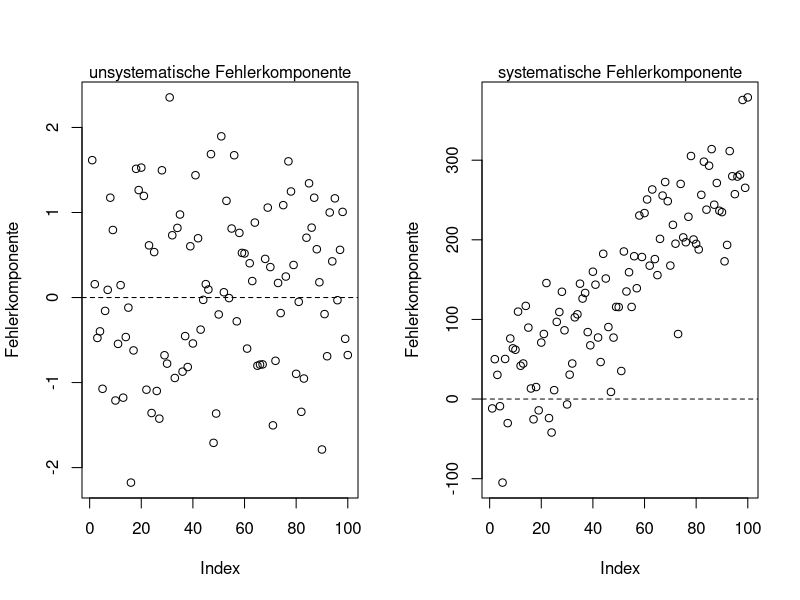
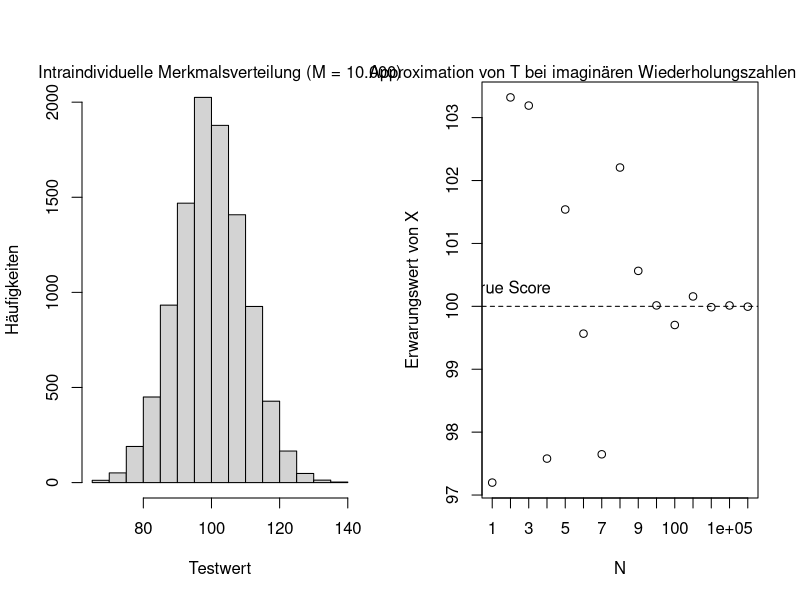
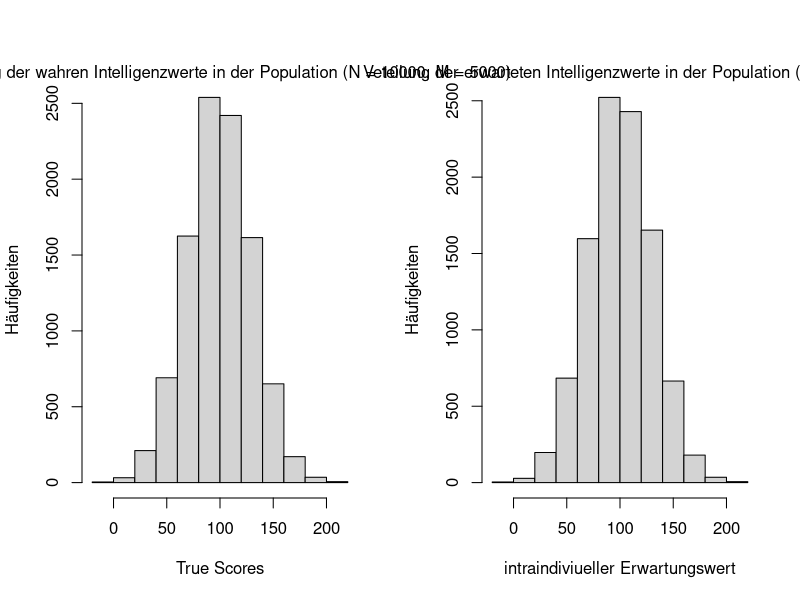
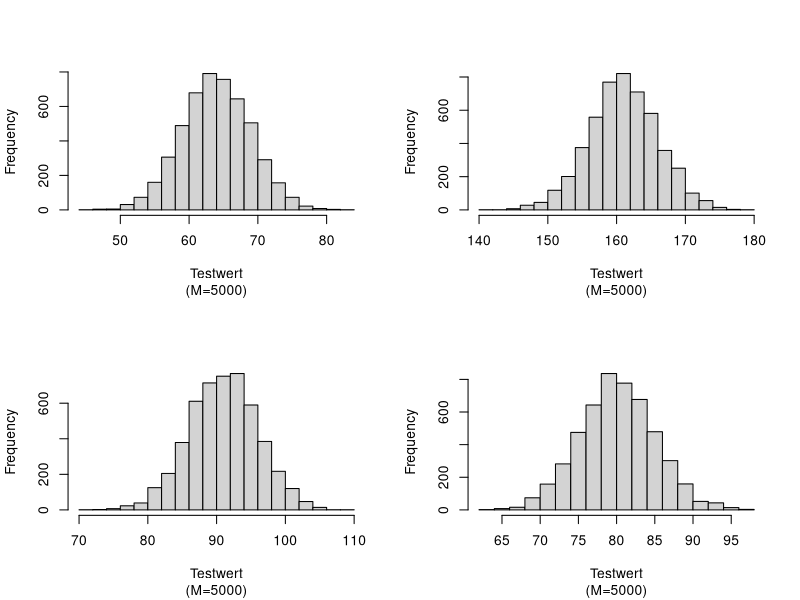
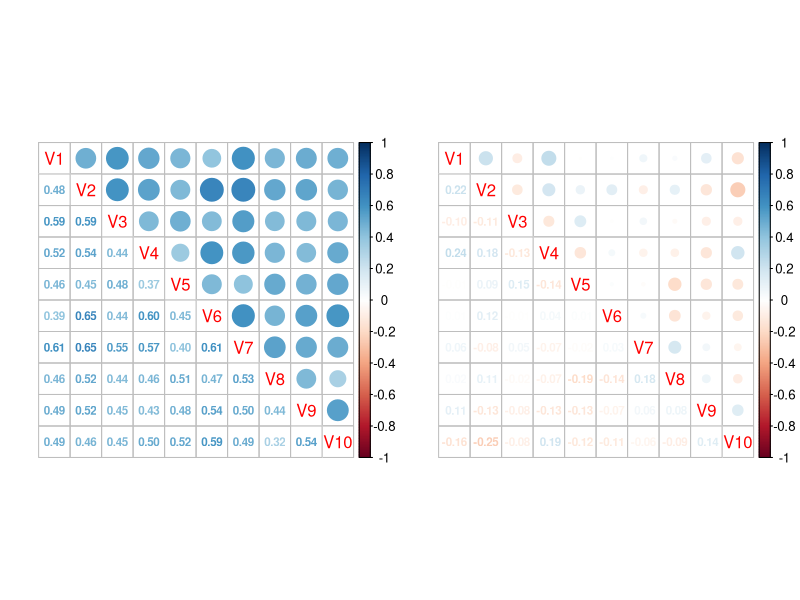
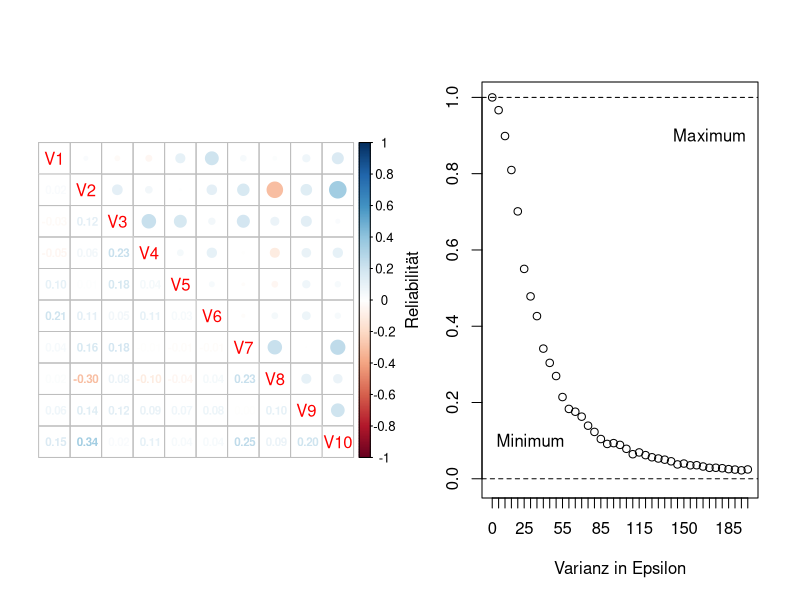

The R script that drew these images, in order:
## ---- chunk 1
knitr::opts_chunk$set(echo = FALSE)
## ---- chunk 2
old.par <- par(no.readonly=TRUE)
par(mfrow=c(1,2))
plot(rnorm(100), ylab = "Fehlerkomponente")
abline(h=0, lty=2)
mtext("unsystematische Fehlerkomponente")

seq <- seq(1, 100)
f <- function(x) 3*x + rnorm(1, 0, 50)
plot(sapply(seq, f), ylab = "Fehlerkomponente")
abline(h=0, lty=2)
mtext("systematische Fehlerkomponente")
## ---- chunk 3
set.seed(123)
## ---- chunk 4
true_age <- 28 
add_privacy <- function(true_age){
  # heads or tails
  hot <- sample(c(0,1), 1, replace = TRUE)
  ifelse(hot==1, true_age+1, true_age-1)
}
# Anzahl der Messwiederholungen
M <- 10 
reps <- replicate(M, add_privacy(true_age))
mean(reps)
## ---- chunk 5
set.seed(123)
# Anzahl der Messwiederholungen
M <- 1e4 
# True Score(s) (z.B. Intelligenztest)
T <- 100 
# Zufallsfehler; Schwankungsbreite +/- 10
E <- rnorm(M, 0, 10)
# Beobachtungswerte
X <- T + E 
# (Imaginäre() Wiederholung der Testung 
reps <- replicate(M, sample(X, 1))
## ---- chunk 6
# Intraindividuelle Merkmalsverteilung 
hist(reps, main = NULL, xlab="Testwert", 
     ylab="Häufigkeiten")
mtext("Intraindividuelle Merkmalsverteilung (M = 10.000)")
## ---- chunk 7
set.seed(123)
# Ein zufällig gezogener Beobachtungswert
(X_i <- sample(X, 1))
# Erwartungswert des Individuums: T = E(X) 
(E_X <- mean(reps))
## ---- chunk 8
# Set RNG state 
set.seed(123)
## ---- chunk 9
set.seed(123)
# True Score
T <- 100
generator <- function(M, T){
# Faster implementation
mean(rnorm(M, T, 5))
}
seq <- c(1:10, 100, 1e3, 1e4, 1e5, 1e6) 
E_X <- lapply(seq, generator, T=T)
plot(1:length(seq), E_X, xaxt='n', xlab = "N", ylab = "Erwarungswert von X")
axis(side = 1,  1:length(seq), as.character(seq))
abline(h=T, lty=2)
text(c(3,T+.3), labels = "True Score")
mtext("Approximation von T bei imaginären Wiederholungszahlen des Tests")
## ---- chunk 10
set.seed(123)
## ---- chunk 11
# Populationsgröße 
N <- 1e4 
# Generierung der True Scores
# 100: Mittlere Intelligenz in der Population
# 30: Abweichungen vom Populationnsmittelwert
T <- round(rnorm(N, 100, 30), digits = 0)
# Anzahl der (imaginären) Testwiederholungen
M <- 5000 
X <- lapply(T, function(T) rnorm(M, T , 5))
names(X) <- T
## ---- chunk 12
hist(T, main = NULL, xlab = "True Scores", ylab = "Häufigkeiten")
mtext("Verteilung der wahren Intelligenzwerte in der Population (N = 10000, M = 5000)")
## ---- chunk 13
hist(rapply(X, mean), main = NULL, xlab="intraindiviueller Erwartungswert",
     ylab = "Häufigkeiten")
mtext("Veteilung der erwarteten Intelligenzwerte in der Population (M = 5000)")
## ---- chunk 14
set.seed(123)
## ---- chunk 15
rnd_smpl <- sample(X, 4)
old.par <- par(no.readonly = TRUE)
par(mfrow=c(2,2))
lapply(rnd_smpl, hist, main=NULL, xlab="Testwert", sub=paste0("(M=", M,")"))
par(old.par)
## ---- chunk 16
set.seed(123)
## ---- chunk 17
# Zufallszug eines Individuums aus der Population
X_i <- sample(X, 1) 
# Zufallszug eines Testwertes der Person 
(X_ij <- sample(X_i[[1]], 1)) ; names(X_i)
## ---- chunk 18
set.seed(123)
## ---- chunk 19
rsample_i <- function(){
  # Zufallszug eines Individuums 
  X_i <- sample(X, 1) 
  # Zufallszug eines Testwertes 
  X_ij <- sample(X_i[[1]], 1)
  cat(" True Score (T):", names(X_i), "\n", 
      "Testwert (X):", round(X_ij), "\n", 
      "Messfehler (E):", 
      abs(round(X_ij) - as.numeric(names(X_i))))}
# Automatisierung 
rsample_i()
## ---- chunk 20
old.par <- par(no.readonly = TRUE)
par(mfrow=c(1,2))
set.seed(359)
# Define factor loadings
loads <- rep(0.7, 10)
# Sample correlation matrix
R_1 <- psych::sim.congeneric(loads=loads,N=50)
X_2 <- replicate(10, rnorm(100)) 
R_2 <- cor(X_2) 
attributes(R_2) <- attributes(R_1)
# Visualize the correlation matrix
lapply(list(R_1, R_2), function(R)  
  corrplot::corrplot.mixed(R, number.cex=.7))
par(old.par)
## ---- chunk 21
set.seed(123)
## ---- chunk 22
loads <- rep(0.4, 10)
R <- psych::sim.congeneric(loads=loads,N=50)
# Visualize the correlation matrix
corrplot::corrplot.mixed(R, number.cex=.7)
## ---- chunk 23
set.seed(123)
## ---- chunk 24
N <- 1000 # Verändere mich
tau <- rnorm(N, mean = 100, 30)
var_epsilon <- 25 # (25): Verändere mich!
epsilon <- rnorm(N, 0, var_epsilon) 
reliab <- function(tau, epsilon){
 rel <- var(tau) / var(tau + epsilon)
 cat("Reliabilität der Messung:", rel)
}
reliab(tau, epsilon)
## ---- chunk 25
set.seed(123)
reliab <- function(var_epsilon){
  N <- 1000
  tau <- rnorm(N, mean = 100, 30)
  epsilon <- rnorm(N, 0, var_epsilon) 
  var(tau) / var(tau + epsilon)
}
var_epsilon <- seq(0, 200, 5)
plot(sapply(var_epsilon, reliab), xaxt='n', ylim = c(-0.01, 1),
     xlab="Varianz in Epsilon", ylab="Reliabilität")
axis(side = 1,  1:length(var_epsilon), as.character(var_epsilon))
abline(h=c(0,1), lty=2) 
text(x= 7, y= 0.1, "Minimum") ; text(x= 35, y= 0.9, "Maximum")
## ---- chunk 26
set.seed(123)
## ---- chunk 27
n <- 100
x <- rnorm(n)
y <- rnorm(x)
cor(x, y) ; cor(x+3, y) ; cor(x, y + 3) ; cor(x + 3, y + 3)
## ---- chunk 28
x[1:50] <- x[1:50] + 3
cor(x, y) 

# Additional increase MME
x[1:50] <- x[1:50] + 6
cor(x, y) 
## ---- chunk 29
set.seed(123)
## ---- chunk 30
x <- rnorm(100) ; y <- rnorm(x)
# Original result
lm(y ~ x)$coef[[2]] 
# Manipulatied predictor 
beta_ast <- lm(y ~ I(x+3))$coef[[2]] 
# Manipulatied outcome 
lm(I(y+3) ~ I(x))$coef[[2]] 
## ---- chunk 31
set.seed(123)
## ---- chunk 32
x <- rnorm(100) ; y <- rnorm(x)
x[1:50] <- x[1:50] + 3
beta <- lm(y ~ x)$coef[[2]] 
# Manipulatied predictor 
x[1:50] <- x[1:50] + 6
# Manipulatied coefficient 
lm(y ~ x)$coef[[2]] 
